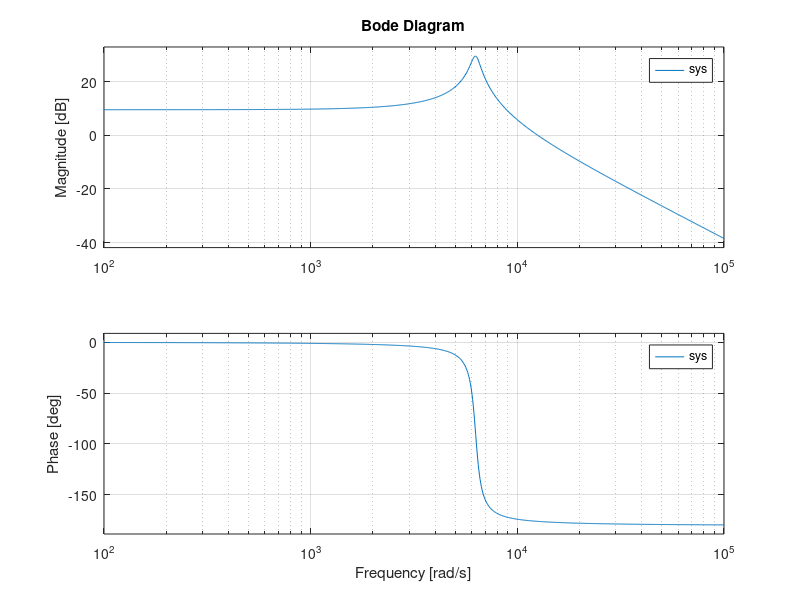
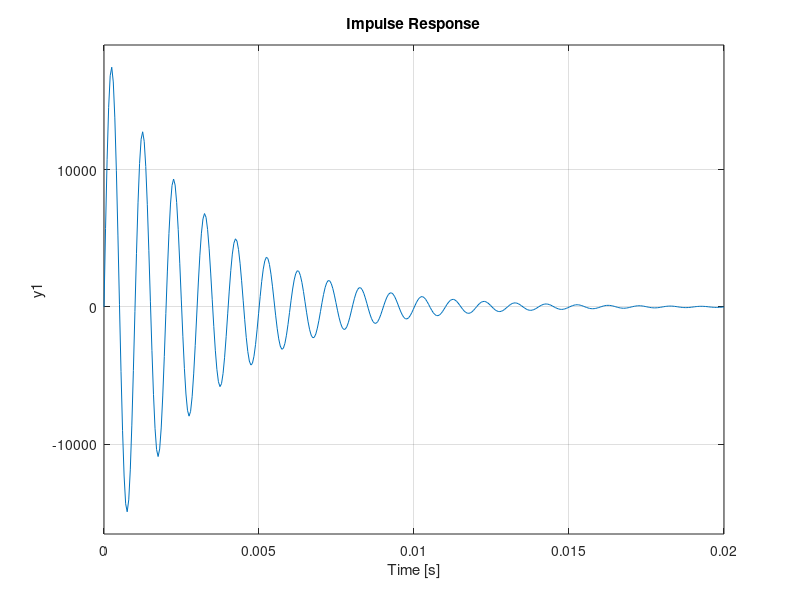

Write the MATLAB code that produced these figures, in order.
% Example: LTI System Definition in Matlab
% =====================================
clear all, close all, clc;


% Reference System 2nd Order

% Parameters
w0 = 2*pi*1e3;
d = 0.05;
k = 3;

% System Definition
num = [k*w0^2];
den = [1 2*d*w0 w0^2];

sys = tf(num,den)

figure(1)
bode(sys),grid on


figure(2)
subplot(211),step(sys),grid on
subplot(212),impulse(sys),grid on


